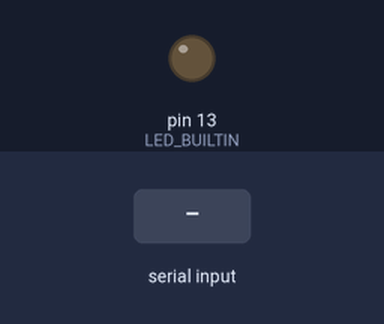
This sketch was run on a simulated Arduino Uno, built with avr-gcc and run on an emulated ATmega328P. Shown: output pins drawn as LEDs (lit = HIGH). Inputs (shaded band) come from the test bench.

Above: at 1.2 s.
1.3 s: "1" received over Serial
At 1.7 s:
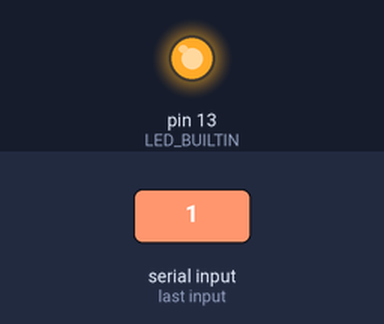
2.8 s: "0" received over Serial
At 4.0 s:
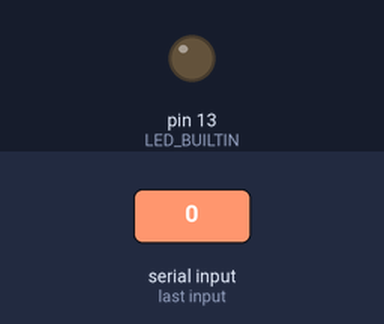
Timing chart, 0 to 5.8 s (numbered marks = the images above; inputs shaded):
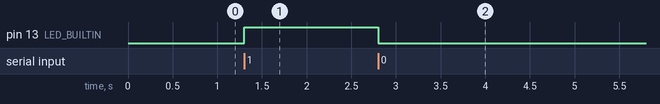

The sketch:

serialcomm.ino
```cpp
void setup() {
  // put your setup code here, to run once:
  Serial.begin(9600);
  pinMode(LED_BUILTIN, OUTPUT);
}

void loop() {
  // put your main code here, to run repeatedly:
  if (Serial.available() > 0) {
    char command = Serial.read();
    Serial.println();
    // Process the received command
    if (command == '1') {
      digitalWrite(LED_BUILTIN, HIGH);  // Turn on the built-in LED
    } else if (command == '0') {
      digitalWrite(LED_BUILTIN, LOW);   // Turn off the built-in LED
    }
  }
}
```

Measured:
- after the input at 1.3 s, pin 13 (LED_BUILTIN): LOW → HIGH at once
- after the input at 2.8 s, pin 13 (LED_BUILTIN): HIGH → LOW at once
